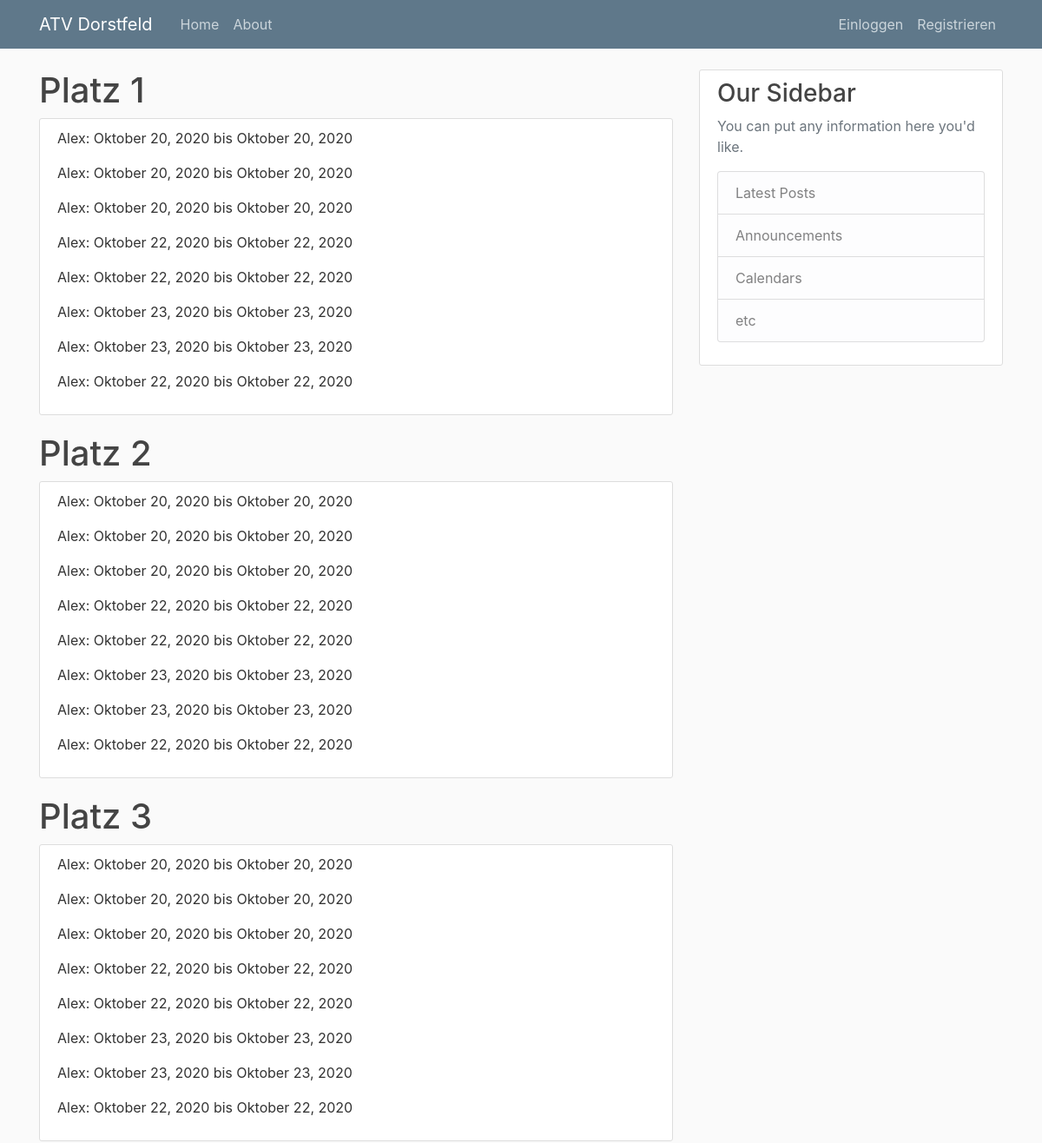
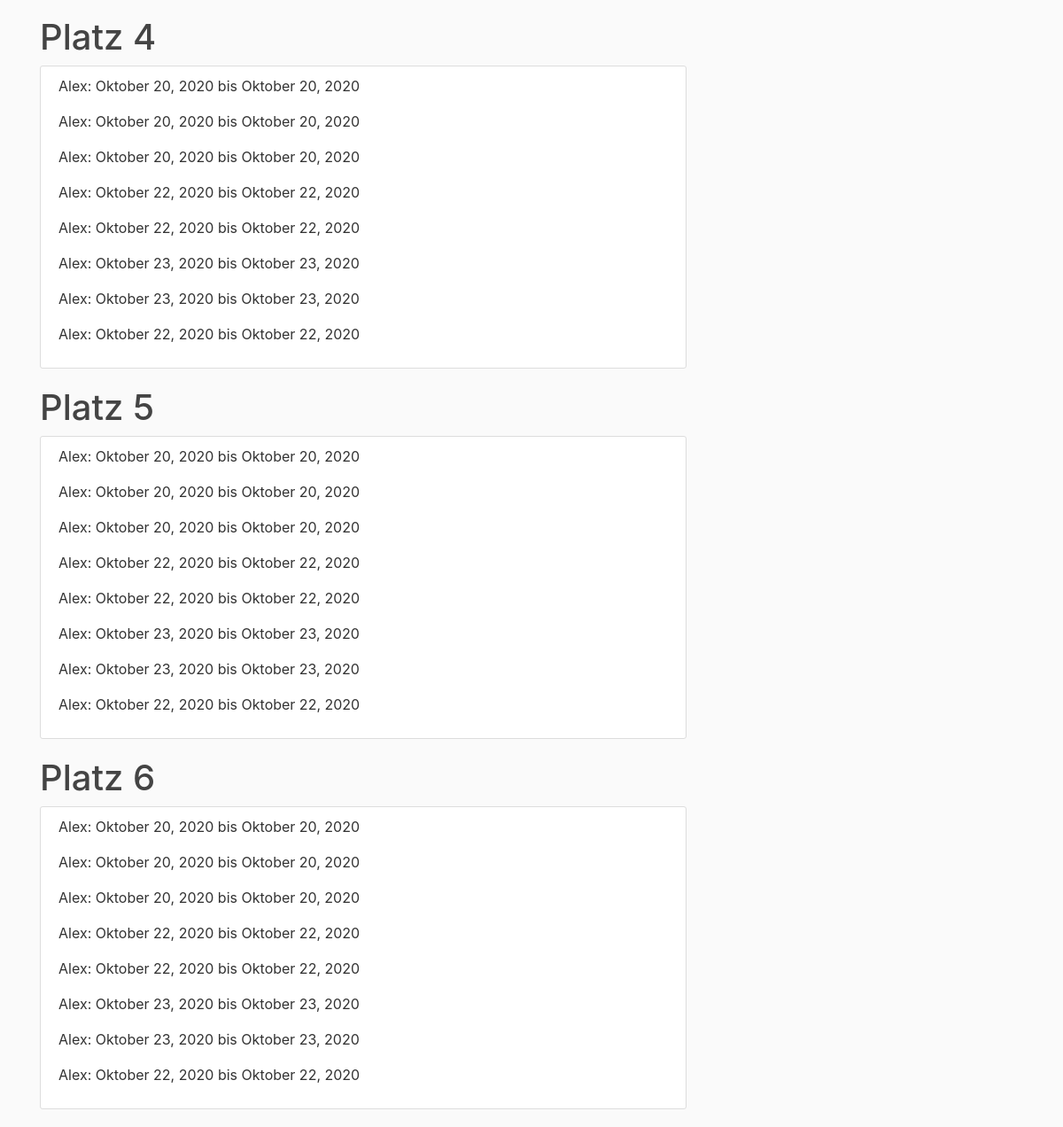
Before: / with the older database file (2 pictures, top to bottom).
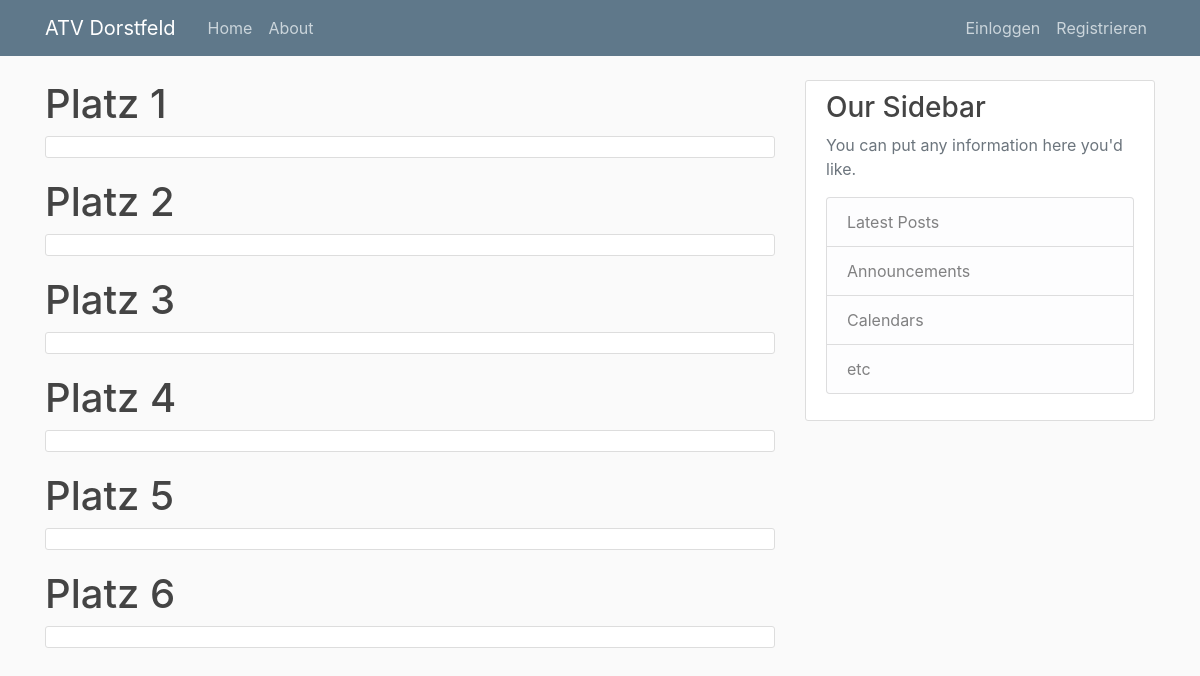
After: the same page with the newer database file.
### courts/model.py (models this page shows, shortened)
class Court(models.Model):
    title = models.CharField(max_length=100)
    used = models.BooleanField(default=False)
    double_field = models.BooleanField(default=True)
    full_hour = models.BooleanField(default=True)

class Reservation(models.Model):
    court = models.ForeignKey(Court, on_delete=models.CASCADE)
    author = models.ForeignKey(User, on_delete=models.CASCADE, null=True)
    start_datetime = models.DateTimeField()
    end_datetime = models.DateTimeField()

### courts/views.py (the view)
# urls.py: path('', CourtsListView.as_view(), name='courts-home'),
class CourtsListView(ListView):
    model = Court
    template_name = 'courts/home.html'
    context_object_name = 'courts'
    def get_context_data(self, **kwargs):
        context = super(CourtsListView, self).get_context_data(**kwargs)
        context.update({
            'courts': Court.objects.all(),
            'reservations': Reservation.objects.all(),
        })
        return context

### courts/templates/courts/home.html (shortened to what this page needs)
{% extends "courts/base.html" %}
{% block content %}
{% for court in courts %}
<h1>{{ court.title }}</h1>
<article class="media content-section">
    <div class="media-body">
        {% for reservation in reservations %}
        <p class="article-content">{{ reservation.author }}: {{reservation.start_datetime|date:"F d, Y"}} bis {{reservation.end_datetime|date:"F d, Y"}}</p>
        {% endfor %}
    </div>
</article>
{% endfor %}
{% endblock content %}

### courts/templates/courts/base.html (shortened to what this page needs)
{% load static %}
<!DOCTYPE html>
<html lang="en">
<head>
    <link rel="stylesheet" href="https://maxcdn.bootstrapcdn.com/bootstrap/4.0.0/css/bootstrap.min.css"
>
    <link rel="stylesheet" type="text/css" href="{% static 'courts/main.css' %}">
</head>
<body>
<header class="site-header">
    <nav class="navbar navbar-expand-md navbar-dark bg-steel fixed-top">
        <div class="container">
            <a class="navbar-brand mr-4" href="{% url 'courts-home' %}">ATV Dorstfeld</a>
            <div class="collapse navbar-collapse" id="navbarToggle">
                <div class="navbar-nav mr-auto">
                    <a class="nav-item nav-link" href="{% url 'courts-home' %}">Home</a>
                    <a class="nav-item nav-link" href="#">About</a>
                </div>
                <div class="navbar-nav">
                    {% if user.is_authenticated %}
                    <a class="nav-item nav-link" href="{% url 'reservation-create' %}">Buchen</a>
                    <a class="nav-item nav-link" href="{% url 'select-court' %}">Platz Buchen</a>
                    <a class="nav-item nav-link" href="{% url 'reservations-own' %}">Meine Buchungen</a>
                    <a class="nav-item nav-link" href="{% url 'logout' %}">Ausloggen</a>
                    {% else %}
                    <a class="nav-item nav-link" href="{% url 'login' %}">Einloggen</a>
                    <a class="nav-item nav-link" href="{% url 'register' %}">Registrieren</a>
                    {% endif %}
                </div>
            </div>
        </div>
    </nav>
</header>
<main role="main" class="container">
    <div class="row">
        <div class="col-md-8">
            {% block content %}{% endblock %}
        </div>
        <div class="col-md-4">
            <div class="content-section">
                <h3>Our Sidebar</h3>
                <p class='text-muted'>You can put any information here you'd like.
                <ul class="list-group">
                    <li class="list-group-item list-group-item-light">Latest Posts</li>
                    <li class="list-group-item list-group-item-light">Announcements</li>
                    <li class="list-group-item list-group-item-light">Calendars</li>
                    <li class="list-group-item list-group-item-light">etc</li>
                </ul>
                </p>
            </div>
        </div>
    </div>
</main>
</body>
</html>

### courts/static/courts/main.css (style rules this page uses)
body { background: #fafafa; color: #333333; margin-top: 5rem; }
h1, h2, h3, h4, h5, h6 { color: #444444; }
ul { margin: 0; }
.bg-steel { background-color: #5f788a; }
.site-header .navbar-nav .nav-link { color: #cbd5db; }
.content-section { background: #ffffff; padding: 10px 20px; border: 1px solid #dddddd; border-radius: 3px; margin-bottom: 20px; }

Changed rows visible on the page:
removed Reservation: author "Alex", start_datetime "Oktober 20, 2020", end_datetime "Oktober 20, 2020"
removed Reservation: author "Alex", start_datetime "Oktober 20, 2020", end_datetime "Oktober 20, 2020"
removed Reservation: author "Alex", start_datetime "Oktober 20, 2020", end_datetime "Oktober 20, 2020"
removed Reservation: author "Alex", start_datetime "Oktober 22, 2020", end_datetime "Oktober 22, 2020"
removed Reservation: author "Alex", start_datetime "Oktober 22, 2020", end_datetime "Oktober 22, 2020"
removed Reservation: author "Alex", start_datetime "Oktober 23, 2020", end_datetime "Oktober 23, 2020"
removed Reservation: author "Alex", start_datetime "Oktober 23, 2020", end_datetime "Oktober 23, 2020"
removed Reservation: author "Alex", start_datetime "Oktober 22, 2020", end_datetime "Oktober 22, 2020"
